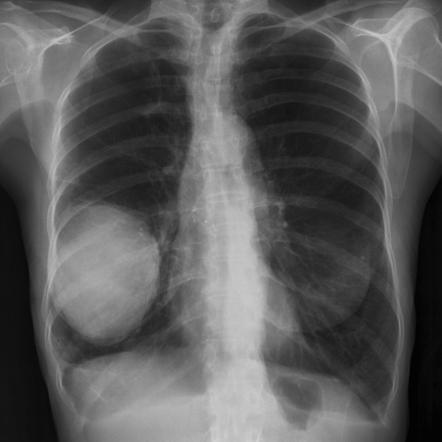
#> input picture lung_cancer.jpeg, 442 x 442 px
$ jupyter execute ImageSegmentationLung.ipynb   (shell and % lines are left out)
#> lines starting #> are read from the running program, lines starting #| are printed output that depends on the picture; after the words box and inside, x2 and y2 are one past the last pixel; in counts of white or black regions, pixels touching at a corner belong together
### Image Segmentation using OpenCV (Watershed Algorithm)

**Author:** Kushashwa Ravi Shrimali, International Institute of Information Technology, Naya Raipur

1. **Using watershed Algorithm**

    Steps :

           1. Otsu's binarization - Find threshold - See Fig. 1.1
           2. Sure foreground - erode (removes boundary pixels) - See Fig 1.2
           3. Sure background - dilate (increases object boundary to background) - See Fig. 1.3

    **Basic Idea: ** Change image to an image, where catchment basins are the objects you want to segment/identify.

[cell 1]
# import necessary modules
import numpy as np
import cv2, matplotlib.pyplot as plt

[cell 2]
# read image and show
img = cv2.imread('lung_cancer.jpeg') # in BGR mode
#> img is the input picture: shape (442, 442, 3); min 0, max 207, mean 90.4
# convert to RGB mode
img = cv2.cvtColor(img, cv2.COLOR_BGR2RGB)

plt.axis('off')
plt.imshow(img)

#### Step 1 : Calculating Otsu's binarization (pixel value is either 0 or 1)

```python
if(pixel_value > threshold):
    pixel_value = 1
else:
    pixel_value = 0
```

[cell 3]
# performing otsu's binarization
# convert to gray scale first
gray = cv2.cvtColor(img,cv2.COLOR_BGR2GRAY)
ret, thresh = cv2.threshold(gray, 0, 255, cv2.THRESH_BINARY_INV + cv2.THRESH_OTSU)
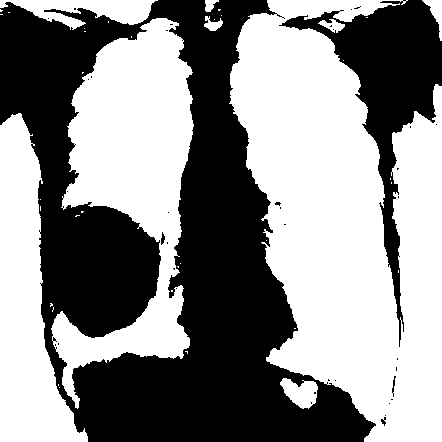
#> thresh: shape (442, 442); 54.5% white; 38 black regions (33 under 20 px), largest, box (x1, y1, x2, y2) and area: (0, 0, 376, 442) 75544, (279, 0, 442, 347) 13140, (392, 376, 396, 397) 33, (161, 232, 165, 245) 32, (381, 417, 386, 426) 25
#> ret = 94
print("Threshold limit: " + str(ret))
#| Threshold limit: 94.0

plt.axis('off')
plt.imshow(thresh, cmap = 'gray')

[cell 4]
# noise removal
kernel = np.ones((3, 3), np.uint8)
opening = cv2.morphologyEx(thresh, cv2.MORPH_OPEN, kernel, iterations = 2)
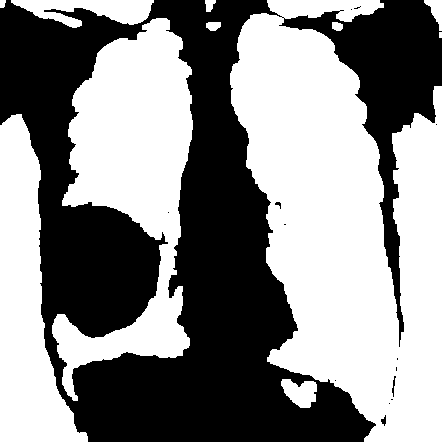
#> opening: shape (442, 442); 53.9% white; 14 black regions (10 under 20 px), largest, box (x1, y1, x2, y2) and area: (0, 0, 442, 442) 89973, (392, 376, 396, 397) 34, (381, 415, 386, 426) 31, (275, 202, 281, 209) 21

# sure background area
sure_bg = cv2.dilate(opening, kernel, iterations = 3)
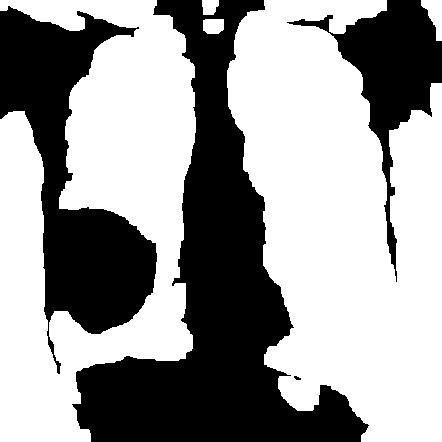
#> sure_bg: shape (442, 442); 60.5% white; 4 black regions (1 under 20 px), largest, box (x1, y1, x2, y2) and area: (72, 0, 369, 442) 43892, (0, 6, 157, 374) 22799, (287, 0, 442, 282) 10423

# sure foreground area
dist_transform = cv2.distanceTransform(opening,cv2.DIST_L2,5)
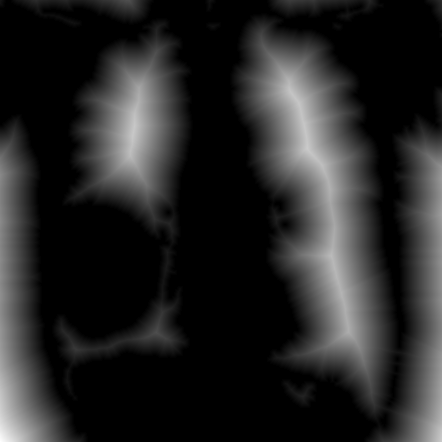
#> dist_transform: shape (442, 442) float32; min 0, max 74.91, mean 11.2; drawn with min black and max white
ret, sure_fg = cv2.threshold(dist_transform,0.7*dist_transform.max(),255,0)
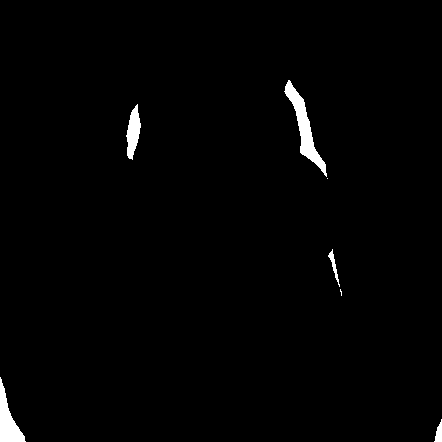
#> sure_fg: shape (442, 442) float32; 1.3% white; 7 white regions (2 under 20 px), largest, box (x1, y1, x2, y2) and area: (284, 80, 327, 177) 1071, (0, 377, 26, 442) 740, (126, 104, 141, 160) 495, (328, 249, 340, 287) 117, (434, 419, 442, 442) 110
#> ret = 52.44

# Finding unknown region
sure_fg = np.uint8(sure_fg)
unknown = cv2.subtract(sure_bg,sure_fg)
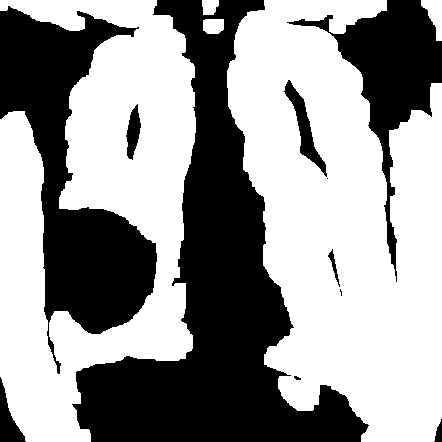
#> unknown: shape (442, 442); 59.2% white; 11 black regions (3 under 20 px), largest, box (x1, y1, x2, y2) and area: (72, 0, 369, 442) 43892, (0, 6, 157, 374) 22799, (287, 0, 442, 282) 10423

[cell 5]
plt.imshow(dist_transform, cmap = 'gray')

[cell 6]
fig = plt.figure(figsize = (20, 10)) # to change figsize
plt.subplot(131)
plt.imshow(sure_bg, cmap = 'gray')
plt.title('Sure background, dilated')

plt.subplot(132)
plt.imshow(sure_fg, cmap = 'gray')
plt.title('Sure foreground, eroded')

plt.subplot(133)
plt.imshow(unknown, cmap = 'gray')
plt.title('Subtracted image, black - sure bg & fg')
plt.tight_layout()

# plt.subplots_adjust(wspace = 3)
# fine tuning
# f.subplots_adjust(wspace=3)

1. **First image above** - is **dilated image**, which increases the object region to background. **Whatever black, is surely background.**

2. **Second imge above** - we use **distance transform** (For connected coins) and then threshold it, to get the sure coins. **(white is sure fg here).**

3. **Third image above** - we subtract the results in first and second figures to get unknown area. **The white area is unknown area.**

Let's represent **sure background and sure foreground** with **positive integers** and **unknown** area with **0**. We use `cv2.connectedDots()` for this which sets background area to 0, we'll add one after this to make sure it does not remain 0 (as we want unknown area to be 0)

[cell 7]
ret, markers = cv2.connectedComponents(sure_fg)
#> markers: shape (442, 442) int32; 8 distinct labels, from 0 to 7
#> ret = 8

markers = markers + 1
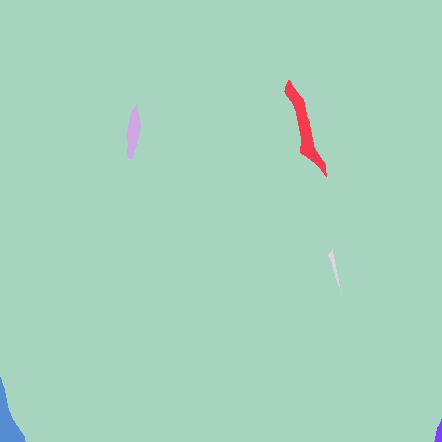
#> markers: shape (442, 442) int32; 8 distinct labels, from 1 to 8; one colour per label, 0 black

markers[unknown==255] = 0
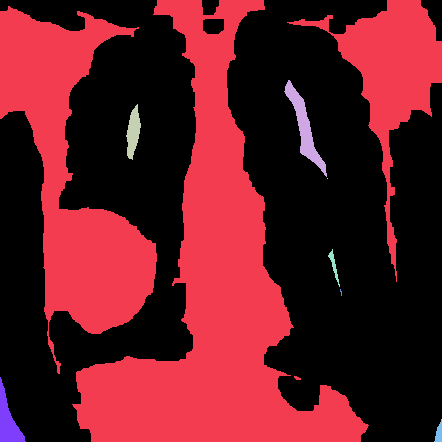
#> markers: shape (442, 442) int32; 9 distinct labels, from 0 to 8; one colour per label, 0 black

fig = plt.figure(figsize = (20, 10)) # to change figsize
plt.subplot(121)
plt.imshow(markers, cmap = 'gray')
plt.subplot(122)
plt.imshow(markers)

[cell 8]
markers = cv2.watershed(img, markers)
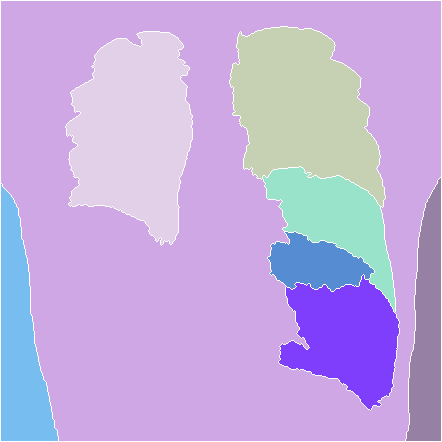
#> markers: shape (442, 442) int32; 9 distinct labels, from -1 to 8; one colour per label, 0 black, -1 white
img[markers == -1] = [0, 255,0]
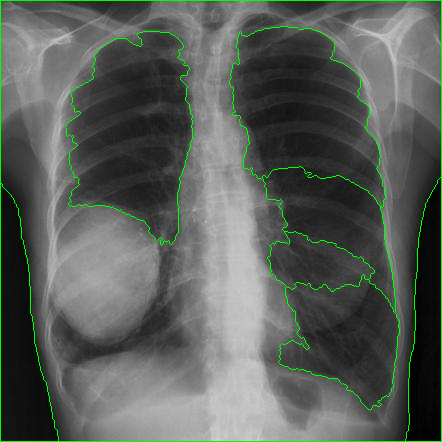
#> img: shape (442, 442, 3); 2.22% of pixels changed, all inside (x1, y1, x2, y2) = (0, 0, 442, 442)
